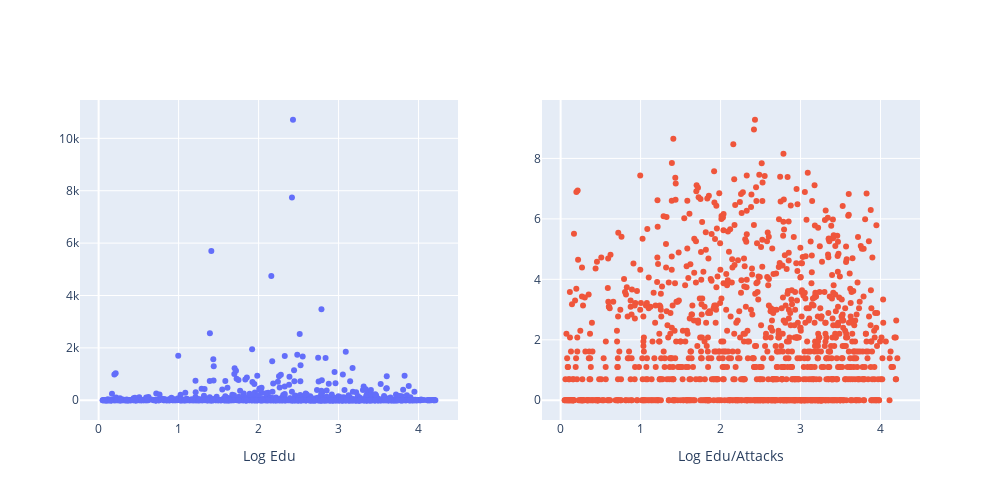

Notebook code for this chart:
### Code cell
fig = make_subplots(rows=1, cols=2)

fig.add_trace(
    go.Scatter(x=lst_df.log_edu, y=lst_df.nattacks, mode='markers', showlegend=False),
    row=1, col=1)

fig.add_trace(
    go.Scatter(x=lst_df.log_edu, y=lst_df.log_nattacks, mode='markers', showlegend=False),
    row=1, col=2)

fig.update_layout(
    height=500, width=1000, 
#     title_text="Education vs Attacks",
    showlegend=True,
    title_x=0.5)


fig.update_xaxes(title_text="Log Edu", row=1, col=1)
fig.update_xaxes(title_text="Log Edu/Attacks", row=1, col=2)

# fig.update_yaxes(title_text="Number of Terrorist Events", row=1, col=1)
# fig.update_yaxes(title_text="Number of Terrorist Events", row=1, col=2)


fig.show()

### Figure 1 — Plotly figure (JSON) as saved in the notebook; plotly's stock layout.template omitted (floating-point values rounded to 4 significant figures; data arrays with more than 128 entries replaced by an {"elided": "..."} marker saying what was removed)
{"data": [{"mode": "markers", "showlegend": false, "type": "scatter", "x": {"elided": "1134 float values"}, "xaxis": "x", "y": {"elided": "1134 int values"}, "yaxis": "y"}, {"mode": "markers", "showlegend": false, "type": "scatter", "x": {"elided": "1134 float values"}, "xaxis": "x2", "y": {"elided": "1134 float values"}, "yaxis": "y2"}], "layout": {"height": 500, "showlegend": true, "title": {"x": 0.5}, "width": 1000, "xaxis": {"anchor": "y", "domain": [0, 0.45], "title": {"text": "Log Edu"}}, "xaxis2": {"anchor": "y2", "domain": [0.55, 1], "title": {"text": "Log Edu/Attacks"}}, "yaxis": {"anchor": "x", "domain": [0, 1]}, "yaxis2": {"anchor": "x2", "domain": [0, 1]}}}
